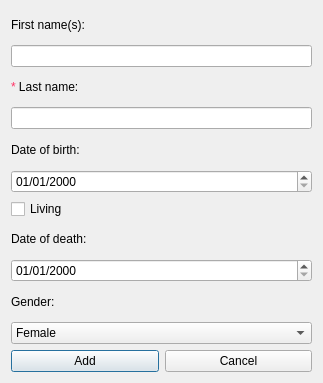
<?xml version="1.0" encoding="UTF-8"?>
<ui version="4.0">
 <class>Add_scientist</class>
 <widget class="QDialog" name="Add_scientist">
  <property name="geometry">
   <rect>
    <x>0</x>
    <y>0</y>
    <width>323</width>
    <height>383</height>
   </rect>
  </property>
  <property name="windowTitle">
   <string>Add Scientist</string>
  </property>
  <layout class="QVBoxLayout" name="verticalLayout_2">
   <item>
    <layout class="QVBoxLayout" name="verticalLayout">
     <item>
      <widget class="QLabel" name="label">
       <property name="text">
        <string>First name(s):</string>
       </property>
      </widget>
     </item>
     <item>
      <widget class="QLineEdit" name="edit_first"/>
     </item>
     <item>
      <widget class="QLabel" name="label_lastname">
       <property name="text">
        <string>&lt;span style='color:#ff3366'&gt;*&lt;/span&gt; Last name:</string>
       </property>
      </widget>
     </item>
     <item>
      <widget class="QLineEdit" name="edit_last"/>
     </item>
     <item>
      <widget class="QLabel" name="label_3">
       <property name="text">
        <string>Date of birth:</string>
       </property>
      </widget>
     </item>
     <item>
      <widget class="QDateEdit" name="birth_edit">
       <property name="displayFormat">
        <string>dd/MM/yyyy</string>
       </property>
      </widget>
     </item>
     <item>
      <widget class="QCheckBox" name="living">
       <property name="text">
        <string>Living</string>
       </property>
      </widget>
     </item>
     <item>
      <widget class="QLabel" name="label_dod">
       <property name="text">
        <string>Date of death:</string>
       </property>
      </widget>
     </item>
     <item>
      <widget class="QDateEdit" name="death_edit">
       <property name="displayFormat">
        <string>dd/MM/yyyy</string>
       </property>
      </widget>
     </item>
     <item>
      <widget class="QLabel" name="label_5">
       <property name="text">
        <string>Gender:</string>
       </property>
      </widget>
     </item>
     <item>
      <widget class="QComboBox" name="gender_select">
       <item>
        <property name="text">
         <string>Female</string>
        </property>
       </item>
       <item>
        <property name="text">
         <string>Male</string>
        </property>
       </item>
      </widget>
     </item>
     <item>
      <layout class="QHBoxLayout" name="horizontalLayout">
       <item>
        <widget class="QPushButton" name="add_button">
         <property name="text">
          <string>Add</string>
         </property>
        </widget>
       </item>
       <item>
        <widget class="QPushButton" name="cancel_button">
         <property name="text">
          <string>Cancel</string>
         </property>
        </widget>
       </item>
      </layout>
     </item>
    </layout>
   </item>
  </layout>
 </widget>
 <tabstops>
  <tabstop>edit_first</tabstop>
  <tabstop>edit_last</tabstop>
  <tabstop>birth_edit</tabstop>
  <tabstop>living</tabstop>
  <tabstop>death_edit</tabstop>
  <tabstop>gender_select</tabstop>
  <tabstop>add_button</tabstop>
  <tabstop>cancel_button</tabstop>
 </tabstops>
 <resources/>
 <connections/>
</ui>
